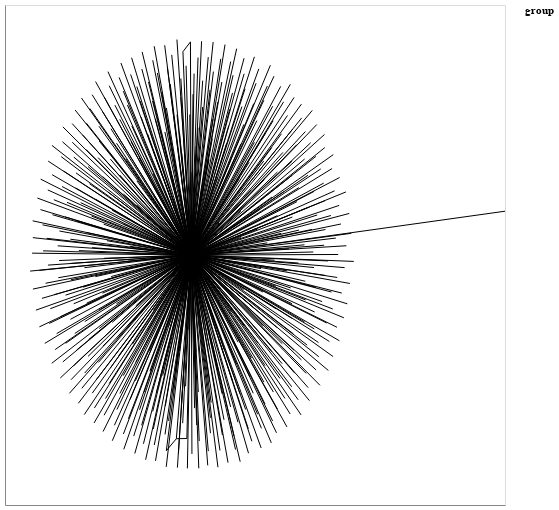

The cell this chart's notebook holds for it:
### Code cell
nxa.draw_networkx(G, pos=pos,
    node_size='degree:Q',
    node_color='group:N',
    cmap = "category10", # pass colormap that is used
    node_tooltip='name:N',
    linewidths=0, # remove borders from circles
).properties(width=500, height=500)

### Figure 1 — Vega-Lite specification as saved in the notebook (floating-point values rounded to 4 significant figures; data arrays with more than 128 entries replaced by an {"elided": "..."} marker saying what was removed)
{"config": {"view": {"continuousWidth": 400, "continuousHeight": 300}}, "layer": [{"data": {"name": "data-6490e8e331ebec6f62baa121659f1d60"}, "mark": {"type": "line", "color": "black", "opacity": 1, "strokeWidth": 1}, "encoding": {"detail": {"type": "quantitative", "field": "edge"}, "x": {"type": "quantitative", "axis": {"grid": false, "labels": false, "ticks": false, "title": ""}, "field": "x"}, "y": {"type": "quantitative", "axis": {"grid": false, "labels": false, "ticks": false, "title": ""}, "field": "y"}}}, {"data": {"name": "data-4ef5b91941549aa504ad1357f20fc314"}, "mark": {"type": "point", "fill": "group:N", "opacity": 1, "strokeWidth": 0}, "encoding": {"fill": {"type": "nominal", "field": "group", "scale": {"scheme": "category10"}}, "size": {"type": "quantitative", "field": "degree", "legend": null}, "x": {"type": "quantitative", "axis": {"grid": false, "labels": false, "ticks": false}, "field": "x"}, "y": {"type": "quantitative", "axis": {"grid": false, "labels": false, "ticks": false}, "field": "y"}}}], "height": 500, "width": 500, "$schema": "https://vega.github.io/schema/vega-lite/v4.8.1.json", "datasets": {"data-6490e8e331ebec6f62baa121659f1d60": {"elided": "958 records"}, "data-4ef5b91941549aa504ad1357f20fc314": {"elided": "476 records"}}}
